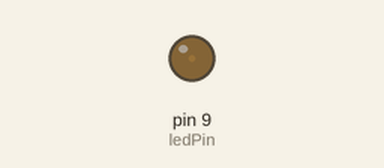
This sketch was run on a simulated Arduino Uno, built with avr-gcc and run on an emulated ATmega328P. Parts: output pins drawn as LEDs (lit = HIGH).

Above: at 0.05 s.
At 1.25 s:
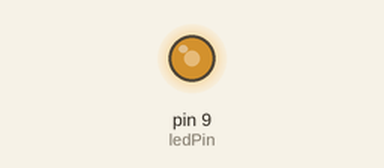
At 1.85 s:
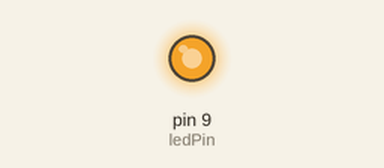
At 3.65 s:
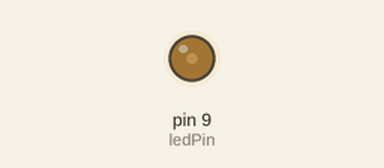
Timing chart, 0 to 5.7 s (numbered marks = the images above):
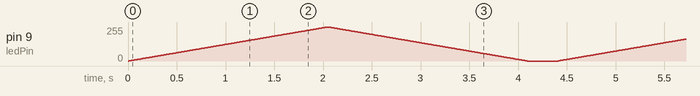

The sketch:

breatheLED.ino
```cpp
int ledPin = 9;

void setup (){
  pinMode(ledPin, OUTPUT);
}

void loop(){
  for (int a=0; a<=255; a++)
  {
    analogWrite(ledPin, a);
    delay(8);
  }
  for (int a=255; a>=0; a--)
  {
    analogWrite(ledPin, a);
    delay(8);
  }
  delay(300);
}
```
